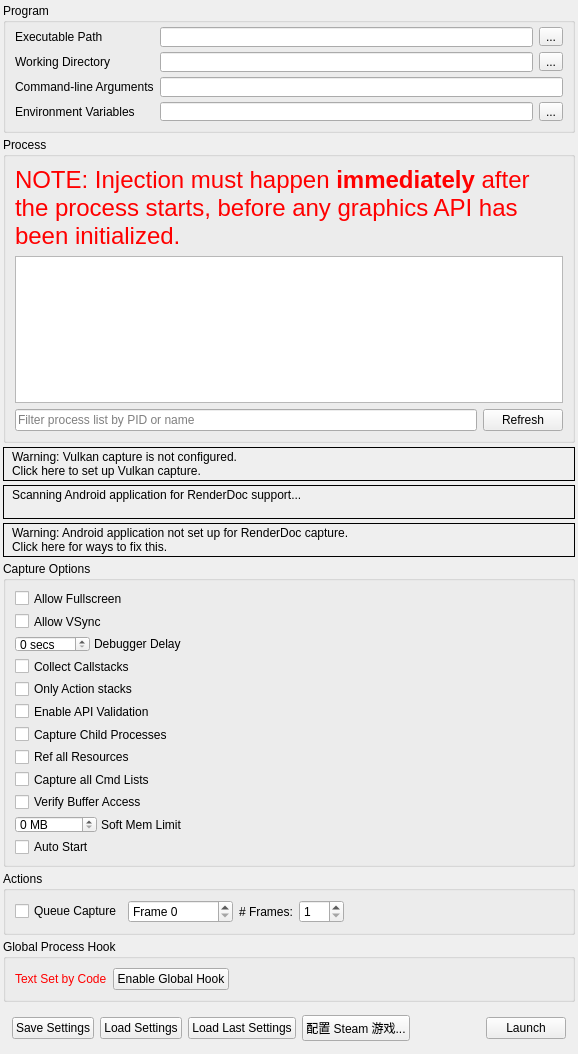
<?xml version="1.0" encoding="UTF-8"?>
<ui version="4.0">
 <class>CaptureDialog</class>
 <widget class="QFrame" name="CaptureDialog">
  <property name="geometry">
   <rect>
    <x>0</x>
    <y>0</y>
    <width>578</width>
    <height>1025</height>
   </rect>
  </property>
  <property name="windowTitle">
   <string>Launch Application</string>
  </property>
  <layout class="QVBoxLayout" name="verticalLayout">
   <property name="spacing">
    <number>4</number>
   </property>
   <property name="leftMargin">
    <number>3</number>
   </property>
   <property name="topMargin">
    <number>3</number>
   </property>
   <property name="rightMargin">
    <number>3</number>
   </property>
   <property name="bottomMargin">
    <number>3</number>
   </property>
   <item>
    <widget class="QGroupBox" name="exeGroup">
     <property name="sizePolicy">
      <sizepolicy hsizetype="Preferred" vsizetype="Minimum">
       <horstretch>0</horstretch>
       <verstretch>0</verstretch>
      </sizepolicy>
     </property>
     <property name="minimumSize">
      <size>
       <width>250</width>
       <height>130</height>
      </size>
     </property>
     <property name="title">
      <string>Program</string>
     </property>
     <layout class="QGridLayout" name="gridLayout">
      <property name="topMargin">
       <number>4</number>
      </property>
      <item row="0" column="0">
       <widget class="QLabel" name="exePathLabel">
        <property name="toolTip">
         <string>Browse for an executable file</string>
        </property>
        <property name="text">
         <string>Executable Path</string>
        </property>
       </widget>
      </item>
      <item row="0" column="2">
       <widget class="RDLineEdit" name="exePath">
        <property name="minimumSize">
         <size>
          <width>0</width>
          <height>20</height>
         </size>
        </property>
        <property name="toolTip">
         <string>Browse for an executable file</string>
        </property>
       </widget>
      </item>
      <item row="0" column="3">
       <widget class="QToolButton" name="exePathBrowse">
        <property name="toolTip">
         <string>Browse for an executable file</string>
        </property>
        <property name="text">
         <string>...</string>
        </property>
       </widget>
      </item>
      <item row="1" column="0">
       <widget class="QLabel" name="workDirLabel">
        <property name="toolTip">
         <string>Browse for a working directory</string>
        </property>
        <property name="text">
         <string>Working Directory</string>
        </property>
       </widget>
      </item>
      <item row="1" column="2">
       <widget class="RDLineEdit" name="workDirPath">
        <property name="minimumSize">
         <size>
          <width>0</width>
          <height>20</height>
         </size>
        </property>
        <property name="toolTip">
         <string>Browse for a working directory</string>
        </property>
       </widget>
      </item>
      <item row="1" column="3">
       <widget class="QToolButton" name="workDirBrowse">
        <property name="toolTip">
         <string>Browse for a working directory</string>
        </property>
        <property name="text">
         <string>...</string>
        </property>
       </widget>
      </item>
      <item row="2" column="0">
       <widget class="QLabel" name="cmdLineLabel">
        <property name="toolTip">
         <string>The command-line that will be passed to the executable on launch</string>
        </property>
        <property name="text">
         <string>Command-line Arguments</string>
        </property>
       </widget>
      </item>
      <item row="2" column="2" colspan="2">
       <widget class="RDLineEdit" name="cmdline">
        <property name="minimumSize">
         <size>
          <width>0</width>
          <height>20</height>
         </size>
        </property>
        <property name="toolTip">
         <string>The command-line that will be passed to the executable on launch</string>
        </property>
       </widget>
      </item>
      <item row="3" column="0">
       <widget class="QLabel" name="envVarLabel">
        <property name="toolTip">
         <string>The environment variables for the executable</string>
        </property>
        <property name="text">
         <string>Environment Variables</string>
        </property>
       </widget>
      </item>
      <item row="3" column="2">
       <widget class="QLineEdit" name="envVar">
        <property name="toolTip">
         <string>The environment variables for the executable</string>
        </property>
        <property name="readOnly">
         <bool>true</bool>
        </property>
       </widget>
      </item>
      <item row="3" column="3">
       <widget class="QToolButton" name="envVarEdit">
        <property name="toolTip">
         <string>The environment variables for the executable</string>
        </property>
        <property name="text">
         <string>...</string>
        </property>
       </widget>
      </item>
     </layout>
    </widget>
   </item>
   <item>
    <widget class="QGroupBox" name="injectGroup">
     <property name="sizePolicy">
      <sizepolicy hsizetype="Preferred" vsizetype="Expanding">
       <horstretch>0</horstretch>
       <verstretch>100</verstretch>
      </sizepolicy>
     </property>
     <property name="minimumSize">
      <size>
       <width>250</width>
       <height>260</height>
      </size>
     </property>
     <property name="title">
      <string>Process</string>
     </property>
     <layout class="QGridLayout" name="gridLayout_2">
      <item row="0" column="0" colspan="2">
       <widget class="QLabel" name="processWarning">
        <property name="palette">
         <palette>
          <active>
           <colorrole role="WindowText">
            <brush brushstyle="SolidPattern">
             <color alpha="255">
              <red>255</red>
              <green>0</green>
              <blue>0</blue>
             </color>
            </brush>
           </colorrole>
          </active>
          <inactive>
           <colorrole role="WindowText">
            <brush brushstyle="SolidPattern">
             <color alpha="255">
              <red>255</red>
              <green>0</green>
              <blue>0</blue>
             </color>
            </brush>
           </colorrole>
          </inactive>
          <disabled>
           <colorrole role="WindowText">
            <brush brushstyle="SolidPattern">
             <color alpha="255">
              <red>106</red>
              <green>104</green>
              <blue>100</blue>
             </color>
            </brush>
           </colorrole>
          </disabled>
         </palette>
        </property>
        <property name="font">
         <font>
          <pointsize>18</pointsize>
         </font>
        </property>
        <property name="text">
         <string>NOTE: Injection must happen &lt;b&gt;immediately&lt;/b&gt; after the process starts, before any graphics API has been initialized.</string>
        </property>
        <property name="wordWrap">
         <bool>true</bool>
        </property>
       </widget>
      </item>
      <item row="1" column="0" colspan="2">
       <widget class="QTreeView" name="processList">
        <property name="sizePolicy">
         <sizepolicy hsizetype="Preferred" vsizetype="Expanding">
          <horstretch>0</horstretch>
          <verstretch>0</verstretch>
         </sizepolicy>
        </property>
        <property name="minimumSize">
         <size>
          <width>0</width>
          <height>100</height>
         </size>
        </property>
        <property name="editTriggers">
         <set>QAbstractItemView::NoEditTriggers</set>
        </property>
        <property name="indentation">
         <number>0</number>
        </property>
        <property name="rootIsDecorated">
         <bool>false</bool>
        </property>
        <property name="itemsExpandable">
         <bool>false</bool>
        </property>
        <property name="sortingEnabled">
         <bool>true</bool>
        </property>
       </widget>
      </item>
      <item row="2" column="0">
       <widget class="QLineEdit" name="processFilter">
        <property name="placeholderText">
         <string>Filter process list by PID or name</string>
        </property>
       </widget>
      </item>
      <item row="2" column="1">
       <widget class="QPushButton" name="processRefesh">
        <property name="text">
         <string>Refresh</string>
        </property>
       </widget>
      </item>
     </layout>
    </widget>
   </item>
   <item>
    <widget class="RDLabel" name="vulkanLayerWarn">
     <property name="cursor">
      <cursorShape>PointingHandCursor</cursorShape>
     </property>
     <property name="frameShape">
      <enum>QFrame::Box</enum>
     </property>
     <property name="text">
      <string>&lt;html&gt;&lt;head/&gt;&lt;body&gt;&lt;table&gt;&lt;tr&gt;&lt;td valign=&quot;middle&quot;&gt;&lt;img width=&quot;16&quot; src=&quot;:/information.png&quot;/&gt;&lt;/td&gt;&lt;td&gt;&lt;p&gt;Warning: Vulkan capture is not configured.&lt;br/&gt;Click here to set up Vulkan capture.&lt;/p&gt;&lt;/td&gt;&lt;/tr&gt;&lt;/table&gt;&lt;/body&gt;&lt;/html&gt;</string>
     </property>
     <property name="textFormat">
      <enum>Qt::RichText</enum>
     </property>
     <property name="margin">
      <number>3</number>
     </property>
    </widget>
   </item>
   <item>
    <widget class="RDLabel" name="androidScan">
     <property name="cursor">
      <cursorShape>PointingHandCursor</cursorShape>
     </property>
     <property name="frameShape">
      <enum>QFrame::Box</enum>
     </property>
     <property name="text">
      <string>&lt;html&gt;&lt;head/&gt;&lt;body&gt;&lt;table&gt;&lt;tr&gt;&lt;td valign=&quot;middle&quot;&gt;&lt;img width=&quot;16&quot; src=&quot;:/information.png&quot;/&gt;&lt;/td&gt;&lt;td valign=&quot;middle&quot;&gt;&lt;p&gt;Scanning Android application for RenderDoc support...&lt;br/&gt;&lt;/p&gt;&lt;/td&gt;&lt;/tr&gt;&lt;/table&gt;&lt;/body&gt;&lt;/html&gt;</string>
     </property>
     <property name="textFormat">
      <enum>Qt::RichText</enum>
     </property>
     <property name="margin">
      <number>3</number>
     </property>
    </widget>
   </item>
   <item>
    <widget class="RDLabel" name="androidWarn">
     <property name="cursor">
      <cursorShape>PointingHandCursor</cursorShape>
     </property>
     <property name="frameShape">
      <enum>QFrame::Box</enum>
     </property>
     <property name="text">
      <string>&lt;html&gt;&lt;head/&gt;&lt;body&gt;&lt;table&gt;&lt;tr&gt;&lt;td valign=&quot;middle&quot;&gt;&lt;img width=&quot;16&quot; src=&quot;:/information.png&quot;/&gt;&lt;/td&gt;&lt;td&gt;&lt;p&gt;Warning: Android application not set up for RenderDoc capture.&lt;br/&gt;Click here for ways to fix this.&lt;/p&gt;&lt;/td&gt;&lt;/tr&gt;&lt;/table&gt;&lt;/body&gt;&lt;/html&gt;</string>
     </property>
     <property name="textFormat">
      <enum>Qt::RichText</enum>
     </property>
     <property name="margin">
      <number>3</number>
     </property>
    </widget>
   </item>
   <item>
    <widget class="QGroupBox" name="optionsGroup">
     <property name="sizePolicy">
      <sizepolicy hsizetype="Preferred" vsizetype="Minimum">
       <horstretch>0</horstretch>
       <verstretch>0</verstretch>
      </sizepolicy>
     </property>
     <property name="title">
      <string>Capture Options</string>
     </property>
     <layout class="QVBoxLayout" name="verticalLayout_2">
      <item>
       <widget class="QCheckBox" name="AllowFullscreen">
        <property name="toolTip">
         <string>Allows the application to switch to full-screen mode</string>
        </property>
        <property name="text">
         <string>Allow Fullscreen</string>
        </property>
       </widget>
      </item>
      <item>
       <widget class="QCheckBox" name="AllowVSync">
        <property name="toolTip">
         <string>Allows the application to enable v-sync</string>
        </property>
        <property name="text">
         <string>Allow VSync</string>
        </property>
       </widget>
      </item>
      <item>
       <widget class="QFrame" name="DebuggerDelayFrame">
        <property name="sizePolicy">
         <sizepolicy hsizetype="Fixed" vsizetype="Preferred">
          <horstretch>0</horstretch>
          <verstretch>0</verstretch>
         </sizepolicy>
        </property>
        <property name="frameShape">
         <enum>QFrame::NoFrame</enum>
        </property>
        <property name="frameShadow">
         <enum>QFrame::Plain</enum>
        </property>
        <layout class="QHBoxLayout" name="horizontalLayout_3">
         <property name="spacing">
          <number>4</number>
         </property>
         <property name="leftMargin">
          <number>0</number>
         </property>
         <property name="topMargin">
          <number>0</number>
         </property>
         <property name="rightMargin">
          <number>0</number>
         </property>
         <property name="bottomMargin">
          <number>0</number>
         </property>
         <item>
          <widget class="QDoubleSpinBox" name="DelayForDebugger">
           <property name="sizePolicy">
            <sizepolicy hsizetype="Minimum" vsizetype="Fixed">
             <horstretch>0</horstretch>
             <verstretch>0</verstretch>
            </sizepolicy>
           </property>
           <property name="minimumSize">
            <size>
             <width>40</width>
             <height>0</height>
            </size>
           </property>
           <property name="toolTip">
            <string>Pauses for N seconds after launching the process, to allow a debugger to attach</string>
           </property>
           <property name="suffix">
            <string comment="seconds"> secs</string>
           </property>
           <property name="decimals">
            <number>0</number>
           </property>
           <property name="maximum">
            <double>120.000000000000000</double>
           </property>
           <property name="value">
            <double>0.000000000000000</double>
           </property>
          </widget>
         </item>
         <item>
          <widget class="QLabel" name="DebuggerDelayLabel">
           <property name="sizePolicy">
            <sizepolicy hsizetype="Fixed" vsizetype="Preferred">
             <horstretch>0</horstretch>
             <verstretch>0</verstretch>
            </sizepolicy>
           </property>
           <property name="toolTip">
            <string>Pauses for N seconds after launching the process, to allow a debugger to attach</string>
           </property>
           <property name="text">
            <string>Debugger Delay</string>
           </property>
          </widget>
         </item>
        </layout>
       </widget>
      </item>
      <item>
       <widget class="QCheckBox" name="CaptureCallstacks">
        <property name="toolTip">
         <string>Collect a callstack on every API call</string>
        </property>
        <property name="text">
         <string>Collect Callstacks</string>
        </property>
       </widget>
      </item>
      <item>
       <widget class="QCheckBox" name="CaptureCallstacksOnlyActions">
        <property name="toolTip">
         <string>Only collect callstacks on actions (draws, dispatches, clears, copies, etc)</string>
        </property>
        <property name="text">
         <string>Only Action stacks</string>
        </property>
       </widget>
      </item>
      <item>
       <widget class="QCheckBox" name="APIValidation">
        <property name="toolTip">
         <string>Initialise the graphics API with built-in validation enabled - allows capturing and reading of errors and warnings generated by the API's own debugging system</string>
        </property>
        <property name="text">
         <string>Enable API Validation</string>
        </property>
       </widget>
      </item>
      <item>
       <widget class="QCheckBox" name="HookIntoChildren">
        <property name="toolTip">
         <string>Hook into child processes - useful with launchers or similar intermediate processes</string>
        </property>
        <property name="text">
         <string>Capture Child Processes</string>
        </property>
       </widget>
      </item>
      <item>
       <widget class="QCheckBox" name="RefAllResources">
        <property name="toolTip">
         <string>Consider all resources to be included, even if unused in the capture frame</string>
        </property>
        <property name="text">
         <string>Ref all Resources</string>
        </property>
       </widget>
      </item>
      <item>
       <widget class="QCheckBox" name="CaptureAllCmdLists">
        <property name="toolTip">
         <string>When enabled, all deferred command lists will be saved even while idling. This has an overhead but ensures if you hold onto a list it will be captured.</string>
        </property>
        <property name="text">
         <string>Capture all Cmd Lists</string>
        </property>
       </widget>
      </item>
      <item>
       <widget class="QCheckBox" name="VerifyBufferAccess">
        <property name="toolTip">
         <string>When enabled, verify some buffer access on OpenGL and D3D11. This initialises buffers with undefined contents on creation to 0xdddddddd instead of 0x0, and verifies that Map() bounds are not overrun.</string>
        </property>
        <property name="text">
         <string>Verify Buffer Access</string>
        </property>
       </widget>
      </item>
      <item>
       <widget class="QFrame" name="SoftMemoryLimitFrame">
        <property name="sizePolicy">
         <sizepolicy hsizetype="Fixed" vsizetype="Preferred">
          <horstretch>0</horstretch>
          <verstretch>0</verstretch>
         </sizepolicy>
        </property>
        <property name="frameShape">
         <enum>QFrame::NoFrame</enum>
        </property>
        <property name="frameShadow">
         <enum>QFrame::Plain</enum>
        </property>
        <layout class="QHBoxLayout" name="SoftMemoryLimitLayout">
         <property name="spacing">
          <number>4</number>
         </property>
         <property name="leftMargin">
          <number>0</number>
         </property>
         <property name="topMargin">
          <number>0</number>
         </property>
         <property name="rightMargin">
          <number>0</number>
         </property>
         <property name="bottomMargin">
          <number>0</number>
         </property>
         <item>
          <widget class="QDoubleSpinBox" name="SoftMemoryLimit">
           <property name="sizePolicy">
            <sizepolicy hsizetype="Minimum" vsizetype="Fixed">
             <horstretch>0</horstretch>
             <verstretch>0</verstretch>
            </sizepolicy>
           </property>
           <property name="minimumSize">
            <size>
             <width>40</width>
             <height>0</height>
            </size>
           </property>
           <property name="toolTip">
            <string>Specifies a soft memory limit which some APIs may use to limit graphics memory use and use disk space instead for storing temporary data.</string>
           </property>
           <property name="suffix">
            <string comment="seconds"> MB</string>
           </property>
           <property name="decimals">
            <number>0</number>
           </property>
           <property name="maximum">
            <double>99999.000000000000000</double>
           </property>
           <property name="value">
            <double>0.000000000000000</double>
           </property>
          </widget>
         </item>
         <item>
          <widget class="QLabel" name="SoftMemoryLimitLabel">
           <property name="sizePolicy">
            <sizepolicy hsizetype="Fixed" vsizetype="Preferred">
             <horstretch>0</horstretch>
             <verstretch>0</verstretch>
            </sizepolicy>
           </property>
           <property name="toolTip">
            <string>Specifies a soft memory limit which some APIs may use to limit graphics memory use and use disk space instead for storing temporary data.</string>
           </property>
           <property name="text">
            <string>Soft Mem Limit</string>
           </property>
          </widget>
         </item>
        </layout>
       </widget>
      </item>
      <item>
       <widget class="QCheckBox" name="AutoStart">
        <property name="toolTip">
         <string>If these capture settings are saved &amp; run, auto start the capture instantly on load</string>
        </property>
        <property name="text">
         <string>Auto Start</string>
        </property>
       </widget>
      </item>
     </layout>
    </widget>
   </item>
   <item>
    <widget class="QGroupBox" name="actionGroup">
     <property name="sizePolicy">
      <sizepolicy hsizetype="Preferred" vsizetype="Minimum">
       <horstretch>0</horstretch>
       <verstretch>0</verstretch>
      </sizepolicy>
     </property>
     <property name="title">
      <string>Actions</string>
     </property>
     <layout class="QHBoxLayout" name="horizontalLayout_5">
      <item>
       <widget class="QCheckBox" name="queueFrameCap">
        <property name="text">
         <string>Queue Capture</string>
        </property>
       </widget>
      </item>
      <item>
       <widget class="QDoubleSpinBox" name="queuedFrame">
        <property name="sizePolicy">
         <sizepolicy hsizetype="Fixed" vsizetype="Fixed">
          <horstretch>0</horstretch>
          <verstretch>0</verstretch>
         </sizepolicy>
        </property>
        <property name="prefix">
         <string comment="Frame number" extracomment="To Capture">Frame </string>
        </property>
        <property name="suffix">
         <string/>
        </property>
        <property name="decimals">
         <number>0</number>
        </property>
        <property name="minimum">
         <double>0.000000000000000</double>
        </property>
        <property name="maximum">
         <double>4294967296.000000000000000</double>
        </property>
       </widget>
      </item>
      <item>
       <widget class="QLabel" name="numFramesLabel">
        <property name="sizePolicy">
         <sizepolicy hsizetype="Preferred" vsizetype="Preferred">
          <horstretch>0</horstretch>
          <verstretch>0</verstretch>
         </sizepolicy>
        </property>
        <property name="text">
         <string># Frames:</string>
        </property>
       </widget>
      </item>
      <item>
       <widget class="QDoubleSpinBox" name="numFrames">
        <property name="minimumSize">
         <size>
          <width>45</width>
          <height>0</height>
         </size>
        </property>
        <property name="decimals">
         <number>0</number>
        </property>
        <property name="minimum">
         <double>1.000000000000000</double>
        </property>
        <property name="maximum">
         <double>10.000000000000000</double>
        </property>
       </widget>
      </item>
      <item>
       <spacer name="ActionsSpacer">
        <property name="orientation">
         <enum>Qt::Horizontal</enum>
        </property>
        <property name="sizeHint" stdset="0">
         <size>
          <width>596</width>
          <height>20</height>
         </size>
        </property>
       </spacer>
      </item>
     </layout>
    </widget>
   </item>
   <item>
    <widget class="QGroupBox" name="globalGroup">
     <property name="sizePolicy">
      <sizepolicy hsizetype="Preferred" vsizetype="Minimum">
       <horstretch>0</horstretch>
       <verstretch>0</verstretch>
      </sizepolicy>
     </property>
     <property name="title">
      <string>Global Process Hook</string>
     </property>
     <layout class="QHBoxLayout" name="horizontalLayout_2">
      <item>
       <widget class="QLabel" name="globalLabel">
        <property name="palette">
         <palette>
          <active>
           <colorrole role="WindowText">
            <brush brushstyle="SolidPattern">
             <color alpha="255">
              <red>255</red>
              <green>0</green>
              <blue>0</blue>
             </color>
            </brush>
           </colorrole>
          </active>
          <inactive>
           <colorrole role="WindowText">
            <brush brushstyle="SolidPattern">
             <color alpha="255">
              <red>255</red>
              <green>0</green>
              <blue>0</blue>
             </color>
            </brush>
           </colorrole>
          </inactive>
          <disabled>
           <colorrole role="WindowText">
            <brush brushstyle="SolidPattern">
             <color alpha="255">
              <red>106</red>
              <green>104</green>
              <blue>100</blue>
             </color>
            </brush>
           </colorrole>
          </disabled>
         </palette>
        </property>
        <property name="text">
         <string>Text Set by Code</string>
        </property>
       </widget>
      </item>
      <item>
       <widget class="QPushButton" name="toggleGlobal">
        <property name="text">
         <string>Enable Global Hook</string>
        </property>
        <property name="checkable">
         <bool>true</bool>
        </property>
        <property name="checked">
         <bool>false</bool>
        </property>
       </widget>
      </item>
      <item>
       <spacer name="globalSpacer">
        <property name="orientation">
         <enum>Qt::Horizontal</enum>
        </property>
        <property name="sizeHint" stdset="0">
         <size>
          <width>587</width>
          <height>20</height>
         </size>
        </property>
       </spacer>
      </item>
     </layout>
    </widget>
   </item>
   <item>
    <widget class="QFrame" name="buttonsFrame">
     <property name="sizePolicy">
      <sizepolicy hsizetype="Preferred" vsizetype="Minimum">
       <horstretch>0</horstretch>
       <verstretch>0</verstretch>
      </sizepolicy>
     </property>
     <property name="frameShape">
      <enum>QFrame::NoFrame</enum>
     </property>
     <property name="frameShadow">
      <enum>QFrame::Plain</enum>
     </property>
     <layout class="QHBoxLayout" name="horizontalLayout">
      <item>
       <widget class="QPushButton" name="saveSettings">
        <property name="toolTip">
         <string>Save these capture settings to file to load later</string>
        </property>
        <property name="text">
         <string>Save Settings</string>
        </property>
       </widget>
      </item>
      <item>
       <widget class="QPushButton" name="loadSettings">
        <property name="sizePolicy">
         <sizepolicy hsizetype="Minimum" vsizetype="Fixed">
          <horstretch>0</horstretch>
          <verstretch>0</verstretch>
         </sizepolicy>
        </property>
        <property name="toolTip">
         <string>Load a saved set of capture settings</string>
        </property>
        <property name="text">
         <string>Load Settings</string>
        </property>
       </widget>
      </item>
      <item>
       <widget class="QPushButton" name="loadLastCapture">
        <property name="sizePolicy">
         <sizepolicy hsizetype="Minimum" vsizetype="Fixed">
          <horstretch>0</horstretch>
          <verstretch>0</verstretch>
         </sizepolicy>
        </property>
        <property name="toolTip">
         <string>Load the most recently used capture settings</string>
        </property>
        <property name="text">
         <string>Load Last Settings</string>
        </property>
       </widget>
      </item>
      <item>
       <widget class="QPushButton" name="steamGameConfig">
        <property name="toolTip">
         <string>直接配置 Steam 游戏编号和需要截帧的进程，无需加载配置文件</string>
        </property>
        <property name="text">
         <string>配置 Steam 游戏...</string>
        </property>
       </widget>
      </item>
      <item>
       <spacer name="buttonsSpace">
        <property name="orientation">
         <enum>Qt::Horizontal</enum>
        </property>
        <property name="sizeType">
         <enum>QSizePolicy::Expanding</enum>
        </property>
        <property name="sizeHint" stdset="0">
         <size>
          <width>556</width>
          <height>20</height>
         </size>
        </property>
       </spacer>
      </item>
      <item>
       <widget class="QPushButton" name="launch">
        <property name="toolTip">
         <string>Launch the selected program with RenderDoc enabled for capture</string>
        </property>
        <property name="text">
         <string>Launch</string>
        </property>
       </widget>
      </item>
     </layout>
    </widget>
   </item>
   <item>
    <spacer name="topVerticalSpacer">
     <property name="orientation">
      <enum>Qt::Vertical</enum>
     </property>
     <property name="sizeHint" stdset="0">
      <size>
       <width>0</width>
       <height>0</height>
      </size>
     </property>
    </spacer>
   </item>
  </layout>
 </widget>
 <customwidgets>
  <customwidget>
   <class>RDLabel</class>
   <extends>QLabel</extends>
   <header>Widgets/Extended/RDLabel.h</header>
  </customwidget>
  <customwidget>
   <class>RDLineEdit</class>
   <extends>QLineEdit</extends>
   <header>Widgets/Extended/RDLineEdit.h</header>
  </customwidget>
 </customwidgets>
 <resources/>
 <connections/>
</ui>
